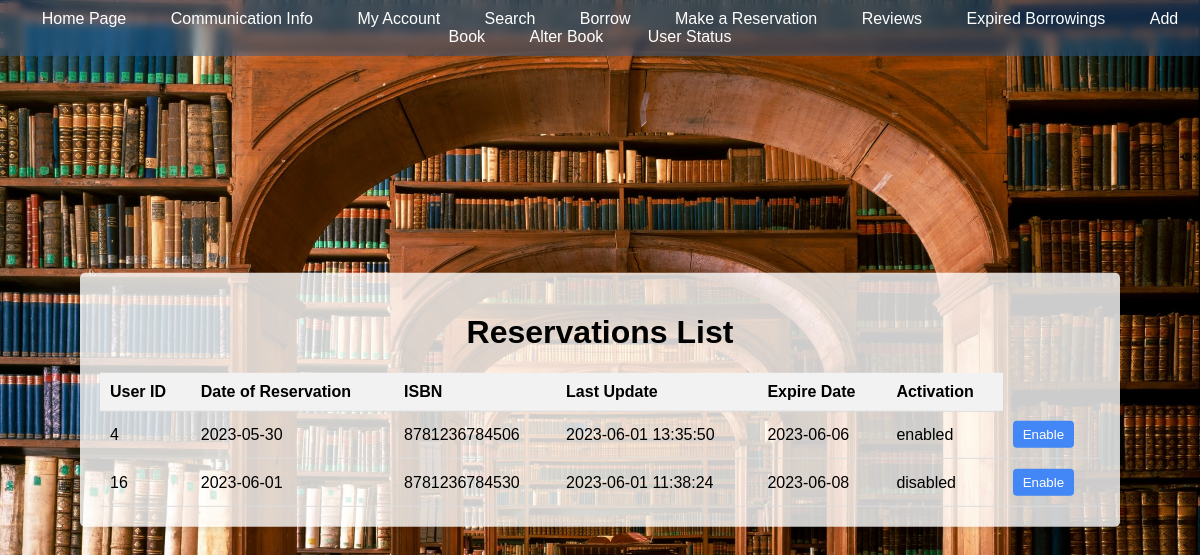
/UI/controller_reservation.php (signed in), run on the app's committed database.
### tables this page shows
CREATE TABLE `reservation` (
  `user_id` int(11) NOT NULL,
  `date_of_reservation` date NOT NULL,
  `isbn` char(13) NOT NULL,
  `last_update` timestamp NOT NULL DEFAULT CURRENT_TIMESTAMP ON UPDATE CURRENT_TIMESTAMP,
  `expire_date` date DEFAULT NULL,
  `activation` varchar(45) NOT NULL DEFAULT 'disabled'
);

### UI/controller_reservation.php (the view, shortened to what this page needs)
<?php
$connection = mysqli_connect('localhost', 'root', 'root', 'library');
$username = $_SESSION['username'];
$query = "SELECT school_id FROM user WHERE username = '$username'";
$result = mysqli_query($connection, $query);
if ($result && mysqli_num_rows($result) > 0) {
  $row = mysqli_fetch_assoc($result);
  $school_id = $row['school_id'];
  $borrowingsQuery = "SELECT b.*
                    FROM reservation b
                    JOIN user u ON u.user_id = b.user_id
                    WHERE u.school_id = '$school_id'";
  $borrowingsResult = mysqli_query($connection, $borrowingsQuery);
  if ($borrowingsResult && mysqli_num_rows($borrowingsResult) > 0) {
    while ($row = mysqli_fetch_assoc($borrowingsResult)) {
      $borrowings[] = $row;
    }
  } else {
    $error = "No reservations found.";
  }
} else {
  echo "User not found or school ID not available.";
}
?>
<!DOCTYPE html>
<html>
<head>
</head>
<body>
  <div class="top-bar">
    <a href="controller_homepage.php">Home Page</a>
    <a href="controller_CommunicationInfo.php">Communication Info</a>
    <a href="controller_myaccount.php">My Account</a>
    <a href="controller_search.php">Search</a>
    <a href="controller_borrowing.php">Borrow</a>
    <a href="controller_reservation.php">Make a Reservation</a>
    <a href="controller_review.php">Reviews</a>
    <a href="controller_check_expired.php">Expired Borrowings</a>
    <a href="controller_add_book.php">Add Book</a>
    <a href="controller_alter_book.php">Alter Book</a>
    <a href="controller_user_status.php">User Status</a>
  </div>
  <div class="container">
    <h1>Reservations List</h1>
    <?php if (isset($error)): ?>
      <p class="error-message"><?php echo $error; ?></p>
    <?php elseif (isset($borrowings)): ?>
      <table>
        <thead>
          <tr>
            <th>User ID</th>
            <th>Date of Reservation</th>
            <th>ISBN</th>
            <th>Last Update</th>
            <th>Expire Date</th>
            <th>Activation</th>
          </tr>
        </thead>
        <tbody>
          <?php foreach ($borrowings as $borrowing): ?>
            <tr>
              <td><?php echo $borrowing['user_id']; ?></td>
              <td><?php echo $borrowing['date_of_reservation']; ?></td>
              <td><?php echo $borrowing['isbn']; ?></td>
              <td><?php echo $borrowing['last_update']; ?></td>
              <td><?php echo $borrowing['expire_date']; ?></td>
              <td><?php echo $borrowing['activation']; ?></td>
              <td>
                <form method="post">
                  <button class="enable-button" type="submit" name="enableButton">Enable</button>
                </form>
              </td>
            </tr>
          <?php endforeach; ?>
        </tbody>
      </table>
    <?php endif; ?>
  </div>
</body>
</html>

### UI/controller_reservation.php (style rules this page uses)
body { font-family: Arial, sans-serif; margin: 0; padding: 0; background-image: url('24manguel-superJumbo.jpg'); background-repeat: no-repeat; background-size: cover; }
.top-bar { background-color: #2a65a469; padding: 10px; text-align: center; backdrop-filter: blur(5px); }
.top-bar a { color: #fff; text-decoration: none; margin: 0 20px; }
.container { max-width: 1000px; width: 90%; margin: 0 auto; padding: 20px; background-color: rgba(255, 255, 255, 0.8); border-radius: 5px; box-shadow: 0 2px 5px rgba(0, 0, 0, 0.1); position: absolute; top: 50%; left: 50%; transform: translate(-50%, -50%); text-align: center; overflow-y: auto; max-height: 80vh; }
h1 { text-align: center; }
table { width: 100%; border-collapse: collapse; margin-top: 20px; }
th, td { padding: 10px; text-align: left; border-bottom: 1px solid #ddd; }
th { background-color: #f2f2f2; }
.enable-button { background-color: #4287f5; color: #fff; border: none; padding: 6px 10px; border-radius: 4px; cursor: pointer; }

### data on the page
reservation: user "4", date_of_reservation "2023-05-30", isbn "8781236784506", last_update "2023-06-01 13:35:50", expire_date "2023-06-06", activation "enabled"
reservation: user "16", date_of_reservation "2023-06-01", isbn "8781236784530", last_update "2023-06-01 11:38:24", expire_date "2023-06-08", activation "disabled"
